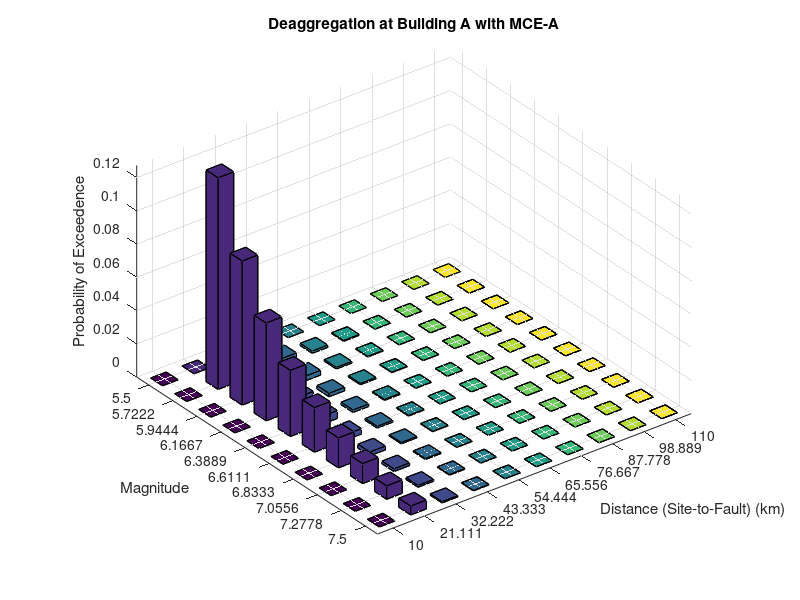
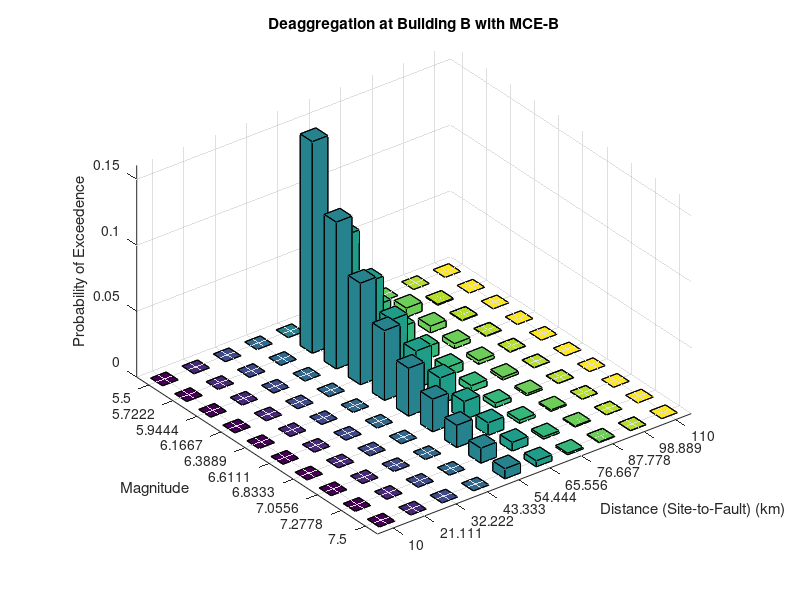

The MATLAB source for these figures, in order:
% CEE_244_Project_Part_o_Extra_Credit
% Weiyang Bai
clc; clear all; close all
% input data
m_min=6;
m_max=8;
L=120;  % km
L_A=20; % km
L_B=120-75; % km
D_A=10; % km
D_B=50; % km
dIM=0.01;
SaT1=0:dIM:4.5; % set up pga
n=length(SaT1); % number of terms
m=linspace(m_min,m_max,10); % Magnitude of the earthquake
b=1;
lamda_m_min=0.01;
r=linspace(10,110,10);        % Distance from the site
load ('PSHA');

% analysis
% Characterizing Distribution of Earthquake Magnitudes
% lamda_m=10^(a-b*m); % lamda_m is number of earthquake with magnitude > m per year
FM=(1-10.^(-b*(m-m_min)))/(1-10.^(-b*(m_max-m_min)));   %  m_min < m < m_max
fM=b*log(10)*10.^(-b*(m-m_min))/(1-10.^(-b*(m_max-m_min))); 
% probability P(M=m);
for i=1:length(FM)
    if i==1
        P_m(i)=FM(i);
    else
        P_m(i)=FM(i)-FM(i-1);
    end
end

% Characterizing Distribution of Distances to Future Earthquakes
% for building A
% compute FR
for i=1:length(r)
    if r(i) <= D_A
        FR_A(i)=0;
    else if r(i) <= sqrt(L_A^2 + D_A^2) && D_A <= r(i)
            FR_A(i)=2*(sqrt(r(i)^2-D_A^2))/L;
        else if r(i) >= sqrt(L_A^2 + D_A^2) && sqrt((L-L_A)^2 + D_A^2) >= r(i)
                FR_A(i)=(L_A+(sqrt(r(i)^2-D_A^2)))/L;
            else
                FR_A(i)=1;
            end
        end
    end
end
% compute fR
for i=1:length(r) 
    if r(i) <= sqrt(L_A^2 + D_A^2) && D_A <= r(i)
        fR_A(i)=2*(r(i)^2-D_A^2)^(-1/2)*r(i)/L;
    else
        fR_A(i)=0;
    end
end
% probability P(R=r);
for i=1:length(FR_A)
    if i==1
        P_r_A(i)=FR_A(i);
    else
        P_r_A(i)=FR_A(i)-FR_A(i-1);
    end
end

for i=1:length(r)
    if r(i) <= D_B
        FR_B(i)=0;
    else if r(i) <= sqrt(L_B^2 + D_B^2) && D_B <= r(i)
            FR_B(i)=2*(sqrt(r(i)^2-D_B^2))/L;
        else if r(i) >= sqrt(L_B^2 + D_B^2) && sqrt((L-L_B)^2 + D_B^2) >= r(i)
                FR_B(i)=(L_B+(sqrt(r(i)^2-D_B^2)))/L;
            else
                FR_B(i)=1;
            end
        end
    end
end
% compute fR
for i=1:length(r) 
    if r(i) <= sqrt(L_B^2 + D_B^2) && D_B <= r(i)
        fR_B(i)=2*(r(i)^2-D_B^2)^(-1/2)*r(i)/L;
    else
        fR_B(i)=0;
    end
end
% probability P(R=r);
for i=1:length(FR_B)
    if i==1
        P_r_B(i)=FR_B(i);
    else
        P_r_B(i)=FR_B(i)-FR_B(i-1);
    end
end

%%
lambda_MCE_A = interp1(SaT1,P_PSHA_A,MCE_A);
lambda_MCE_B = interp1(SaT1,P_PSHA_B,MCE_B);
sigmaln_SaT1=0.6;
P_PSHA_A=zeros(1,length(SaT1));
P_PSHA_B=zeros(1,length(SaT1));
for i=1:length(r)
    for j=1:length(r)
        uln_SaT1=0.420+0.073*(m(i)-6.75)+(-0.59+0.0293*(m(i)-4.5))*log(r(j))-0.007*(r(j)-1)+0.5646;
        P_SaT1_A=1-normcdf(log(MCE_A),uln_SaT1,sigmaln_SaT1); % probability of pga > x
        P_SaT1_B=1-normcdf(log(MCE_B),uln_SaT1,sigmaln_SaT1); % probability of pga > x
        % combine Probability SaT1>x at all magnitude and distance
        P_MR_A(i,j)=(lamda_m_min*P_SaT1_A*P_m(i)*P_r_A(j))/lambda_MCE_A;
        P_MR_B(i,j)=(lamda_m_min*P_SaT1_B*P_m(i)*P_r_B(j))/lambda_MCE_B;
    end
end
%%
figure
bar3(P_MR_A,0.5);xlabel('Distance (Site-to-Fault) (km)');ylabel('Magnitude');zlabel('Probability of Exceedence')
title('Deaggregation at Building A with MCE-A');grid on; 
set(gca,'xticklabel',r);set(gca,'yticklabel',m-0.5)
cd figure
saveas(gcf,'P_o1.jpg')
cd ..
figure
bar3(P_MR_B,0.5);xlabel('Distance (Site-to-Fault) (km)');ylabel('Magnitude');zlabel('Probability of Exceedence')
title('Deaggregation at Building B with MCE-B');grid on; 
set(gca,'xticklabel',r);set(gca,'yticklabel',m-0.5)
cd figure
saveas(gcf,'P_o2.jpg')
cd ..
